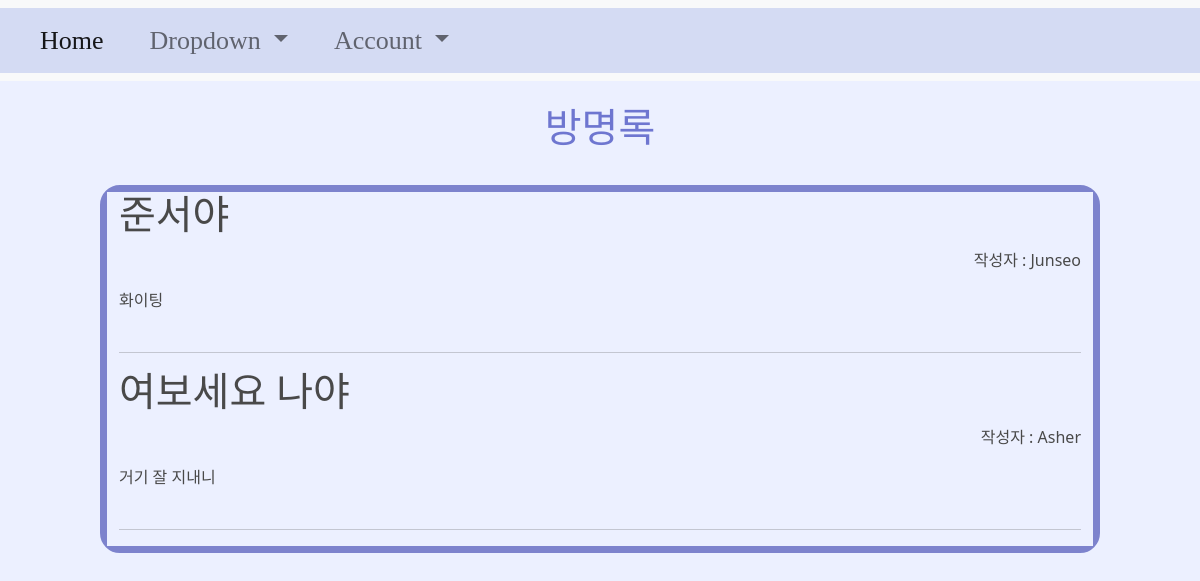
The page /posts/ (signed in) on the database as committed earlier.
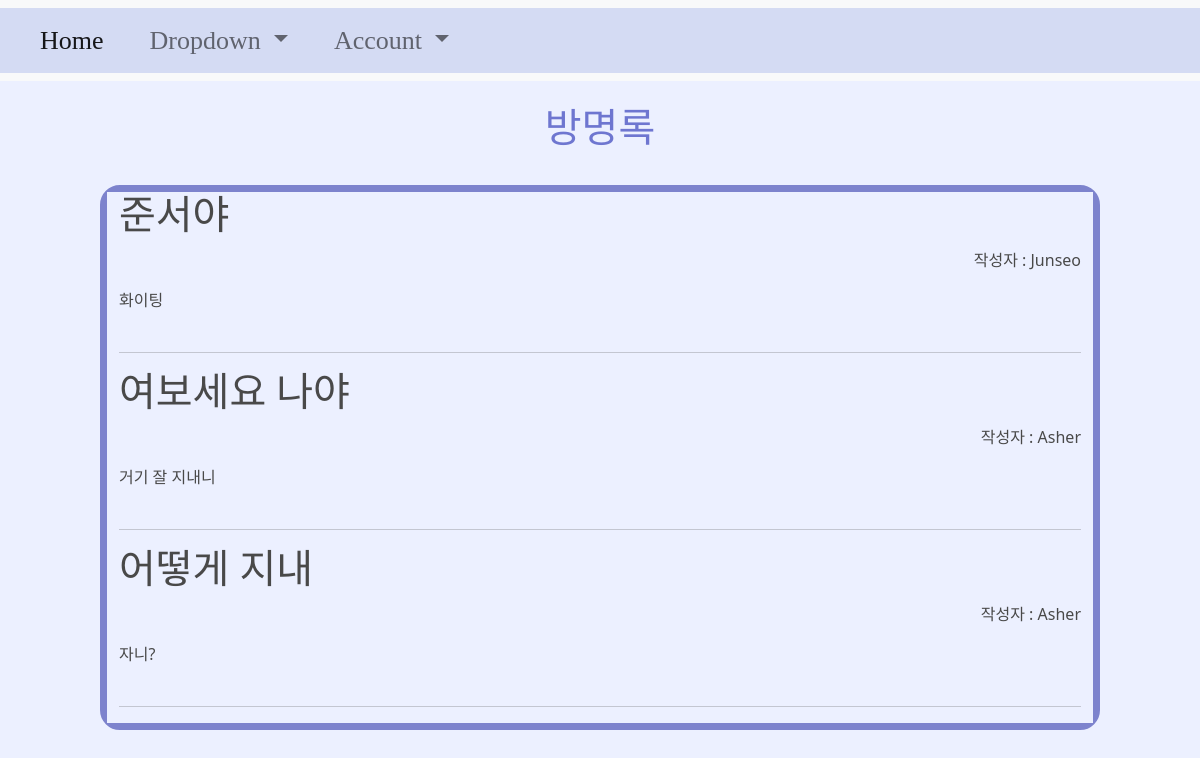
The same page on the database as committed later.
### main/models.py (models this page shows, shortened)
class Post(models.Model):
    id = models.AutoField(primary_key=True)
    title = models.CharField(max_length=200)
    writer = models.ForeignKey(User, on_delete=models.CASCADE)
    pub_date = models.DateTimeField()
    body = models.TextField()
    image = models.ImageField(upload_to="post/", blank=True, null=True)
    like_user_set = models.ManyToManyField(
        User, blank=True, related_name="likes_user_set", through="Like")
    dislike_user_set = models.ManyToManyField(
        User, blank=True, related_name="dislikes_user_set", through="Dislike")
    def summary(self):
        return self.body[:60]

### main/views.py (the view)
# urls.py: path('posts/', posts, name="posts"),
@login_required
def posts(request):
    posts = Post.objects.all()
    return render(request, 'main/posts.html', {'posts': posts})

### main/templates/main/posts.html (shortened to what this page needs)
{% extends 'base.html' %}
{% load static %}
{% block content %}
<br>
    {% if user.is_authenticated %}
        <h1 id="list_main">방명록</h1><br>
        <div class="container">
        {% for post in posts %}
            <a href="{% url 'main:detail' post.id %}">
                <div class="row">
                    <div class="list_wrap">
                        <h1>{{post.title}}</h1>
                        {% if post.writer %}
                        {% if 'user' in post.writer.username %}
                            <p>작성자 : {{ post.writer.last_name }} {{ post.writer.first_name }}</p>
                        {% else %}
                            <p>작성자 : {{ post.writer }}</p>
                        {% endif %}
                        {% else %}
                            <p>작성자 : 알 수 없음</p>
                        {% endif %}
                        {{post.summary}}
                            <br><br>
                            <hr>
                    </div>
                </div>
            </a>
    {% endfor %}
        </div>
    {% else %}
        <div>
            <a href="{% url 'account_login'%}" class="btn btn-warning">로그인</a>
            <a href="{% url 'account_signup' %}" class="btn btn-warning">회원가입</a>
        </div>
    {% endif %}
{% endblock %}

### basic/templates/base.html (shortened to what this page needs)
<!DOCTYPE html>
{% load static %}
<html lang="en">
<head>
    <link href="https://cdn.jsdelivr.net/npm/bootstrap@5.1.3/dist/css/bootstrap.min.css" rel="stylesheet">
    <link rel="stylesheet" type="text/css" href="{% static 'css/show.css' %}?after">
    <link rel="stylesheet" type="text/css" href="{% static 'css/photo.css' %}?after">
</head>
<body>
    <div class="body">
        {% include 'shared/_navbar.html' %}
        {% block content %}
        {% endblock %}
    </div>
</body>

### basic/templates/shared/_navbar.html (shortened to what this page needs)
{% load static %}
<link rel="stylesheet" type="text/css" href="{% static 'css/navbar.css' %}?after">
<nav class="navbar navbar-expand-lg navbar-light bg-light">
    <div class="container-fluid">
        <div class="collapse navbar-collapse" id="navbarSupportedContent">
        <ul class="navbar-nav me-auto mb-2 mb-lg-0">
            <li class="nav-item">
            <a class="nav-link active" aria-current="page" href="{%url 'main:showmain' %}" style="margin: 5px 30px 5px 20px;">Home</a>
            </li>
            <li class="nav-item dropdown">
            <a class="nav-link dropdown-toggle" href="#" id="navbarDropdown" role="button" data-bs-toggle="dropdown" aria-expanded="false" style="margin: 5px 30px 5px 0px;">
                Dropdown
            </a>
            </li>
            <li class="nav-item dropdown">
            <a class="nav-link dropdown-toggle" href="#" id="navbarDropdown" role="button" data-bs-toggle="dropdown" aria-expanded="false" style="margin: 5px 0px 5px 0px;">
            Account
            </a>
            </li>
        </ul>
        </div>
    </div>
    </nav>

### basic/static/css/show.css (style rules this page uses)
:root { --body: #ECF0FF; }
* { background-color: var(--body); }
.body { max-width: 100%; max-height: 100%; }

### basic/static/css/navbar.css (style rules this page uses)
nav { font-family: "AppleSDGothicNeoLB"; font-size: 26px; }
.nav-item a, .collapse, .nav-item, .container-fluid, .navbar { background-color: #d4dbf3; }

### main/templates/main/posts.html (style rules this page uses)
#list_main { text-align: center; font-family: "AppleSDGothicNeoB"; color: #6e76d0; }
.container { width: 1000px; border: 7px solid #7d83cd; border-radius: 20px; margin-bottom: 3%; }
.container a { text-decoration: none; color: #494949; }
.list_wrap h1 { font-family: "AppleSDGothicNeoM"; }
.list_wrap p { text-align: right; }

Rows that differ between the two databases and show on the page:
added Post: title "어떻게 지내", writer "Asher", summary "자니?"
